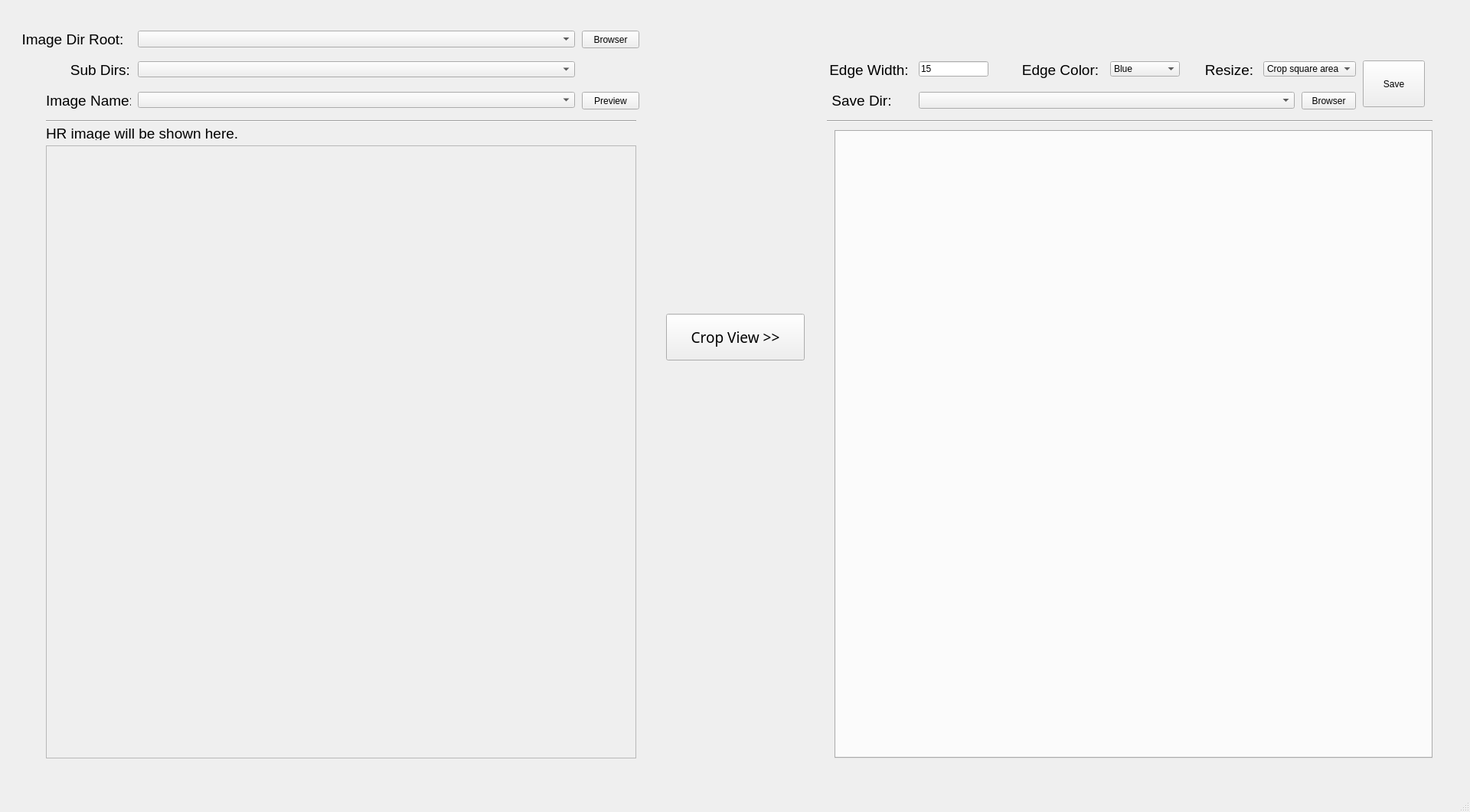
<?xml version="1.0" encoding="UTF-8"?>
<ui version="4.0">
 <class>MainWindow</class>
 <widget class="QMainWindow" name="MainWindow">
  <property name="geometry">
   <rect>
    <x>0</x>
    <y>0</y>
    <width>1920</width>
    <height>1061</height>
   </rect>
  </property>
  <property name="minimumSize">
   <size>
    <width>0</width>
    <height>0</height>
   </size>
  </property>
  <property name="mouseTracking">
   <bool>false</bool>
  </property>
  <property name="windowTitle">
   <string>MainWindow</string>
  </property>
  <widget class="QWidget" name="centralwidget">
   <widget class="QLabel" name="imgDirRoot_label">
    <property name="geometry">
     <rect>
      <x>20</x>
      <y>40</y>
      <width>150</width>
      <height>22</height>
     </rect>
    </property>
    <property name="text">
     <string>&lt;html&gt;&lt;head/&gt;&lt;body&gt;&lt;p&gt;&lt;span style=&quot; font-size:14pt;&quot;&gt;Image Dir Root:&lt;/span&gt;&lt;/p&gt;&lt;/body&gt;&lt;/html&gt;</string>
    </property>
    <property name="textFormat">
     <enum>Qt::RichText</enum>
    </property>
    <property name="alignment">
     <set>Qt::AlignCenter</set>
    </property>
    <property name="margin">
     <number>0</number>
    </property>
    <property name="indent">
     <number>0</number>
    </property>
   </widget>
   <widget class="QLabel" name="sub_dir_label">
    <property name="geometry">
     <rect>
      <x>79</x>
      <y>80</y>
      <width>91</width>
      <height>22</height>
     </rect>
    </property>
    <property name="text">
     <string>&lt;html&gt;&lt;head/&gt;&lt;body&gt;&lt;p align=&quot;right&quot;&gt;&lt;span style=&quot; font-size:14pt;&quot;&gt;Sub Dirs:&lt;/span&gt;&lt;/p&gt;&lt;/body&gt;&lt;/html&gt;</string>
    </property>
    <property name="textFormat">
     <enum>Qt::RichText</enum>
    </property>
    <property name="alignment">
     <set>Qt::AlignCenter</set>
    </property>
    <property name="margin">
     <number>0</number>
    </property>
    <property name="indent">
     <number>0</number>
    </property>
   </widget>
   <widget class="QPushButton" name="set_root">
    <property name="geometry">
     <rect>
      <x>760</x>
      <y>40</y>
      <width>75</width>
      <height>23</height>
     </rect>
    </property>
    <property name="text">
     <string>Browser</string>
    </property>
   </widget>
   <widget class="QComboBox" name="imgDirRoot">
    <property name="geometry">
     <rect>
      <x>180</x>
      <y>40</y>
      <width>571</width>
      <height>22</height>
     </rect>
    </property>
   </widget>
   <widget class="QLabel" name="Image_name">
    <property name="geometry">
     <rect>
      <x>60</x>
      <y>120</y>
      <width>111</width>
      <height>22</height>
     </rect>
    </property>
    <property name="text">
     <string>&lt;html&gt;&lt;head/&gt;&lt;body&gt;&lt;p align=&quot;right&quot;&gt;&lt;span style=&quot; font-size:14pt;&quot;&gt;Image Name:&lt;/span&gt;&lt;/p&gt;&lt;/body&gt;&lt;/html&gt;</string>
    </property>
    <property name="textFormat">
     <enum>Qt::RichText</enum>
    </property>
    <property name="alignment">
     <set>Qt::AlignCenter</set>
    </property>
    <property name="margin">
     <number>0</number>
    </property>
    <property name="indent">
     <number>0</number>
    </property>
   </widget>
   <widget class="QComboBox" name="img_list">
    <property name="geometry">
     <rect>
      <x>180</x>
      <y>120</y>
      <width>571</width>
      <height>21</height>
     </rect>
    </property>
    <property name="iconSize">
     <size>
      <width>20</width>
      <height>20</height>
     </size>
    </property>
   </widget>
   <widget class="QPushButton" name="show_Fullimg">
    <property name="geometry">
     <rect>
      <x>760</x>
      <y>120</y>
      <width>75</width>
      <height>23</height>
     </rect>
    </property>
    <property name="text">
     <string>Preview</string>
    </property>
   </widget>
   <widget class="QScrollArea" name="fullimg_window">
    <property name="geometry">
     <rect>
      <x>60</x>
      <y>190</y>
      <width>771</width>
      <height>801</height>
     </rect>
    </property>
    <property name="mouseTracking">
     <bool>true</bool>
    </property>
    <property name="verticalScrollBarPolicy">
     <enum>Qt::ScrollBarAsNeeded</enum>
    </property>
    <property name="horizontalScrollBarPolicy">
     <enum>Qt::ScrollBarAsNeeded</enum>
    </property>
    <property name="widgetResizable">
     <bool>true</bool>
    </property>
    <property name="alignment">
     <set>Qt::AlignLeading|Qt::AlignLeft|Qt::AlignTop</set>
    </property>
    <widget class="QWidget" name="scrollAreaWidgetContents">
     <property name="geometry">
      <rect>
       <x>0</x>
       <y>0</y>
       <width>769</width>
       <height>799</height>
      </rect>
     </property>
    </widget>
   </widget>
   <widget class="QLabel" name="HR_text_label">
    <property name="geometry">
     <rect>
      <x>60</x>
      <y>163</y>
      <width>281</width>
      <height>20</height>
     </rect>
    </property>
    <property name="text">
     <string>&lt;html&gt;&lt;head/&gt;&lt;body&gt;&lt;p&gt;&lt;span style=&quot; font-size:14pt;&quot;&gt;HR image will be shown here.&lt;/span&gt;&lt;/p&gt;&lt;/body&gt;&lt;/html&gt;</string>
    </property>
    <property name="textFormat">
     <enum>Qt::RichText</enum>
    </property>
   </widget>
   <widget class="Line" name="line">
    <property name="geometry">
     <rect>
      <x>60</x>
      <y>150</y>
      <width>771</width>
      <height>16</height>
     </rect>
    </property>
    <property name="orientation">
     <enum>Qt::Horizontal</enum>
    </property>
   </widget>
   <widget class="QComboBox" name="sub_dir_list">
    <property name="geometry">
     <rect>
      <x>180</x>
      <y>80</y>
      <width>571</width>
      <height>21</height>
     </rect>
    </property>
    <property name="iconSize">
     <size>
      <width>20</width>
      <height>20</height>
     </size>
    </property>
   </widget>
   <widget class="QComboBox" name="saveDirRoot">
    <property name="geometry">
     <rect>
      <x>1200</x>
      <y>120</y>
      <width>491</width>
      <height>22</height>
     </rect>
    </property>
   </widget>
   <widget class="QLabel" name="saveDirRoot_label">
    <property name="geometry">
     <rect>
      <x>1070</x>
      <y>120</y>
      <width>111</width>
      <height>22</height>
     </rect>
    </property>
    <property name="text">
     <string>&lt;html&gt;&lt;head/&gt;&lt;body&gt;&lt;p&gt;&lt;span style=&quot; font-size:14pt;&quot;&gt;Save Dir:&lt;/span&gt;&lt;/p&gt;&lt;/body&gt;&lt;/html&gt;</string>
    </property>
    <property name="textFormat">
     <enum>Qt::RichText</enum>
    </property>
    <property name="alignment">
     <set>Qt::AlignCenter</set>
    </property>
    <property name="margin">
     <number>0</number>
    </property>
    <property name="indent">
     <number>0</number>
    </property>
   </widget>
   <widget class="QLabel" name="edgecolor_label">
    <property name="geometry">
     <rect>
      <x>1330</x>
      <y>80</y>
      <width>110</width>
      <height>22</height>
     </rect>
    </property>
    <property name="text">
     <string>&lt;html&gt;&lt;head/&gt;&lt;body&gt;&lt;p&gt;&lt;span style=&quot; font-size:14pt;&quot;&gt;Edge Color:&lt;/span&gt;&lt;/p&gt;&lt;/body&gt;&lt;/html&gt;</string>
    </property>
    <property name="textFormat">
     <enum>Qt::RichText</enum>
    </property>
    <property name="alignment">
     <set>Qt::AlignCenter</set>
    </property>
    <property name="margin">
     <number>0</number>
    </property>
    <property name="indent">
     <number>0</number>
    </property>
   </widget>
   <widget class="QLineEdit" name="edgeWidthLine">
    <property name="geometry">
     <rect>
      <x>1200</x>
      <y>80</y>
      <width>91</width>
      <height>20</height>
     </rect>
    </property>
    <property name="text">
     <string>15</string>
    </property>
   </widget>
   <widget class="QComboBox" name="edge_colorcbox">
    <property name="geometry">
     <rect>
      <x>1450</x>
      <y>80</y>
      <width>91</width>
      <height>20</height>
     </rect>
    </property>
    <property name="styleSheet">
     <string notr="true"/>
    </property>
    <item>
     <property name="text">
      <string>Blue</string>
     </property>
    </item>
    <item>
     <property name="text">
      <string>Red</string>
     </property>
    </item>
    <item>
     <property name="text">
      <string>Orange</string>
     </property>
    </item>
   </widget>
   <widget class="QLabel" name="edgeWidth_label">
    <property name="geometry">
     <rect>
      <x>1080</x>
      <y>80</y>
      <width>110</width>
      <height>22</height>
     </rect>
    </property>
    <property name="text">
     <string>&lt;html&gt;&lt;head/&gt;&lt;body&gt;&lt;p&gt;&lt;span style=&quot; font-size:14pt;&quot;&gt;Edge Width:&lt;/span&gt;&lt;/p&gt;&lt;/body&gt;&lt;/html&gt;</string>
    </property>
    <property name="textFormat">
     <enum>Qt::RichText</enum>
    </property>
    <property name="alignment">
     <set>Qt::AlignCenter</set>
    </property>
    <property name="margin">
     <number>0</number>
    </property>
    <property name="indent">
     <number>0</number>
    </property>
   </widget>
   <widget class="Line" name="line_2">
    <property name="geometry">
     <rect>
      <x>1080</x>
      <y>150</y>
      <width>791</width>
      <height>16</height>
     </rect>
    </property>
    <property name="orientation">
     <enum>Qt::Horizontal</enum>
    </property>
   </widget>
   <widget class="QPushButton" name="crop_viewbt">
    <property name="geometry">
     <rect>
      <x>870</x>
      <y>410</y>
      <width>181</width>
      <height>61</height>
     </rect>
    </property>
    <property name="font">
     <font>
      <family>Ubuntu Light</family>
      <pointsize>14</pointsize>
     </font>
    </property>
    <property name="text">
     <string>Crop View &gt;&gt;</string>
    </property>
   </widget>
   <widget class="QPushButton" name="save_finalbt">
    <property name="geometry">
     <rect>
      <x>1780</x>
      <y>79</y>
      <width>81</width>
      <height>61</height>
     </rect>
    </property>
    <property name="styleSheet">
     <string notr="true">font: 57 14pt &quot;Ubuntu Light&quot;;</string>
    </property>
    <property name="text">
     <string>Save</string>
    </property>
   </widget>
   <widget class="QPushButton" name="set_Saveroot_bt">
    <property name="geometry">
     <rect>
      <x>1700</x>
      <y>120</y>
      <width>71</width>
      <height>23</height>
     </rect>
    </property>
    <property name="text">
     <string>Browser</string>
    </property>
   </widget>
   <widget class="QComboBox" name="resize_combobox">
    <property name="geometry">
     <rect>
      <x>1650</x>
      <y>80</y>
      <width>121</width>
      <height>20</height>
     </rect>
    </property>
    <property name="styleSheet">
     <string notr="true"/>
    </property>
    <item>
     <property name="text">
      <string>Crop square area</string>
     </property>
    </item>
    <item>
     <property name="text">
      <string>Keep dimension</string>
     </property>
    </item>
    <item>
     <property name="text">
      <string>Resize to square</string>
     </property>
    </item>
   </widget>
   <widget class="QLabel" name="resizeLabel">
    <property name="geometry">
     <rect>
      <x>1560</x>
      <y>80</y>
      <width>91</width>
      <height>22</height>
     </rect>
    </property>
    <property name="text">
     <string>&lt;html&gt;&lt;head/&gt;&lt;body&gt;&lt;p&gt;&lt;span style=&quot; font-size:14pt;&quot;&gt;Resize:&lt;/span&gt;&lt;/p&gt;&lt;/body&gt;&lt;/html&gt;</string>
    </property>
    <property name="textFormat">
     <enum>Qt::RichText</enum>
    </property>
    <property name="alignment">
     <set>Qt::AlignCenter</set>
    </property>
    <property name="margin">
     <number>0</number>
    </property>
    <property name="indent">
     <number>0</number>
    </property>
   </widget>
   <widget class="QTabWidget" name="patchTab">
    <property name="geometry">
     <rect>
      <x>1090</x>
      <y>170</y>
      <width>781</width>
      <height>821</height>
     </rect>
    </property>
    <property name="font">
     <font>
      <pointsize>10</pointsize>
     </font>
    </property>
    <property name="currentIndex">
     <number>-1</number>
    </property>
   </widget>
  </widget>
  <widget class="QStatusBar" name="statusBar"/>
 </widget>
 <resources/>
 <connections>
  <connection>
   <sender>set_root</sender>
   <signal>clicked()</signal>
   <receiver>set_root</receiver>
   <slot>showMenu()</slot>
   <hints>
    <hint type="sourcelabel">
     <x>772</x>
     <y>48</y>
    </hint>
    <hint type="destinationlabel">
     <x>772</x>
     <y>48</y>
    </hint>
   </hints>
  </connection>
 </connections>
</ui>
